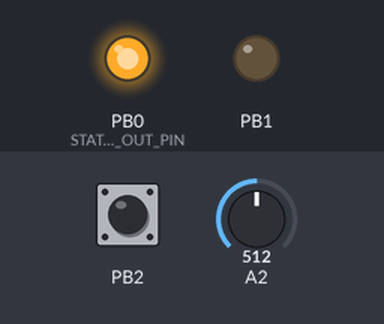
Recording of a sketch running on a simulated ATtiny85, built with avr-gcc and run on an emulated ATtiny85. On the bench: output pins drawn as LEDs (lit = HIGH). Dashed ring = blinking. The test bench sets the inputs (shaded band); at power-on: PB2 HIGH, A2 = 512.

Above: at 1.2 s.
1.3 s: PB2 pulled LOW for 0.15 s
At 3.7 s:
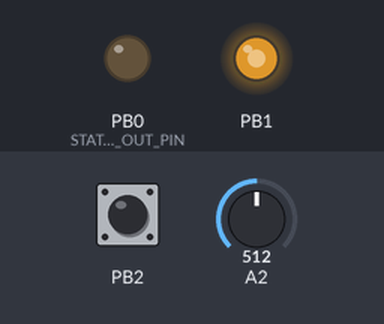
4.3 s: A2 set to 716
At 5.5 s:
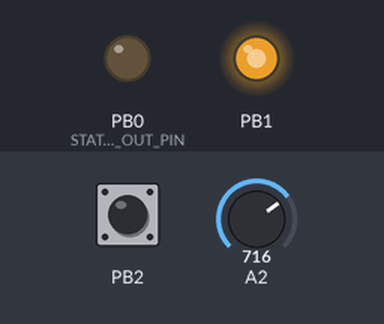
5.8 s: PB2 pulled LOW for 1 s
At 6.1 s:
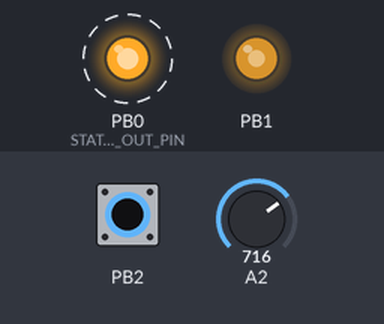
Timing chart, 0 to 8.8 s (numbered marks = the images above; inputs shaded):
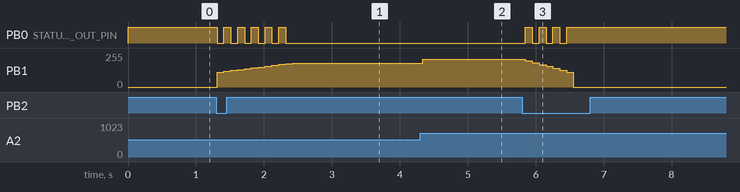

The sketch:

motor_controller_mosfet_soft_start.ino
```cpp
#include <avr/io.h>
#include <util/delay.h>
#include "io_util.h"

// --------------------
// CONFIGURABLE VALUES
//
// Voltages are always in [mV].
// Durations are always in [ms].
// --------------------

const millivolt_t MOTOR_MAX_VOLTAGE           = 6000;   // [mV]
const millivolt_t MOTOR_LOW_THRESHOLD_VOLTAGE = 2500;   // [mV] // below this voltage, the motor will not rotate

// Motor soft start and stop:
const millivolt_t MOTOR_START_DURATION = 2000;  // [ms] duration from full stop to full throttle
const millivolt_t MOTOR_STOP_DURATION = 1000;   // [ms] duration from full throttle to full stop

// --------------------
// DO NOT TOUCH THE VALUES OF THE FOLLOWING CONSTANTS
// --------------------

#if defined(__AVR_ATmega328P__)
  //#define VERBOSE
  const pin_t MODE_SWITCH_IN_PIN = 2;     // PD2 – digital in
  const pin_t POTENTIOMETER_IN_PIN = A0;  // analog in, motor power demand

  const pin_t MOTOR_OUT_PIN = 3;          // PD3 - PWM @ native frequency
  const pin_t STATUS_LED_OUT_PIN = 4;     // PD4 - digital out; is on when motor is off, blinks while transitioning

#elif defined(__AVR_ATtiny85__)
  const pin_t MODE_SWITCH_IN_PIN = PB2;
  const pin_t POTENTIOMETER_IN_PIN = PB4; // analog in, motor power demand

  const pin_t MOTOR_OUT_PIN = PB1;        // PWM @ 25 kHz
  const pin_t STATUS_LED_OUT_PIN = PB0;   // digital out; is on when motor is off, blinks while transitioning
#endif

//
// CONTROLLER STATES
//

typedef enum {MOTOR_OFF, MOTOR_STARTING, MOTOR_ON, MOTOR_STOPPING} MotorState;

MotorState motorState = MOTOR_OFF;

// Control cycle: output values are set only once per cycle
const uint32_t CONTROL_CYCLE_DURATION = 100; // [ms]


//
// ANALOG IN
//
const uint16_t ANALOG_IN_MIN = 0;     // Arduino constant
#if defined(__AVR_ATmega328P__)
  const uint16_t ANALOG_IN_MAX = 1023;  // Arduino constant

#elif defined(__AVR_ATtiny85__)
  const uint16_t ANALOG_IN_MAX = 255;  // Arduino constant
  uint16_t lastAnalogInValue = 0;
#endif

//
// ANALOG OUT
//
#if defined(__AVR_ATmega328P__)
  const uint8_t ANALOG_OUT_MIN = 0;        // Arduino constant
  const uint8_t ANALOG_OUT_MAX = 255;      // PWM control

#elif defined(__AVR_ATtiny85__)
// PWM frequency = 1 MHz / 1 / 200 = 5 kHz
  const uint8_t TIMER1_PRESCALER = 1;     // divide by 1
  const uint8_t TIMER1_CTC_COUNT_TO = 200;    // count to 255

  const uint8_t ANALOG_OUT_MIN = 0;                 // Arduino constant
  const uint8_t ANALOG_OUT_MAX = TIMER1_CTC_COUNT_TO;   // PWM control
#endif

const uint8_t MOTOR_OUT_LOW_THRESHOLD = (uint32_t) ANALOG_OUT_MAX * MOTOR_LOW_THRESHOLD_VOLTAGE /  MOTOR_MAX_VOLTAGE;

// Motor soft start and soft stop:
const uint16_t MOTOR_START_INCREMENT = (ANALOG_OUT_MAX - MOTOR_OUT_LOW_THRESHOLD) * CONTROL_CYCLE_DURATION / MOTOR_START_DURATION;
const uint16_t MOTOR_STOP_INCREMENT = (ANALOG_OUT_MAX - MOTOR_OUT_LOW_THRESHOLD) * CONTROL_CYCLE_DURATION / MOTOR_STOP_DURATION;

const uint16_t MOTOR_DUTY_VALUE_MIN_CHANGE = 5; // manual potentiometer changes are considered only if delta to current value >= this value

uint8_t motorTargetDutyValue = ANALOG_OUT_MIN; // potentiometer value read from input pin
uint8_t motorPreviousTargetDutyValue = ANALOG_OUT_MIN;
uint8_t motorActualDutyValue = ANALOG_OUT_MIN; // value actually set on output pin
uint32_t transitionBeginTime = 0;
uint8_t transitioningDutyValue = ANALOG_OUT_MIN; // incremented in discrete steps until motor is at its target speed or its low end

//
// DIGITAL IN
//

// "Debounce" Mode-switch button:
uint32_t lastMotorStateChangeTime = 0;
const uint32_t MIN_CONTROLLER_STATE_PERSISTENCE = 1000; // milliseconds

//
// DIGITAL OUT
//
boolean statusLEDState = LOW;

//
// SETUP
//
void setup() {
  configInputWithPullup(MODE_SWITCH_IN_PIN);
  configInput(POTENTIOMETER_IN_PIN);

  configOutput(STATUS_LED_OUT_PIN);
  configOutput(MOTOR_OUT_PIN);

  configInt0Interrupt(); // triggered by PD2 (mode switch)
  configAnalogDigitalConversion0();
  sei();
  configPWM1();

  #ifdef VERBOSE
    // Setup Serial Monitor
    Serial.begin(9600);

    Serial.print("Motor out low threshold: ");
    Serial.println(MOTOR_OUT_LOW_THRESHOLD);
  #endif

  setMotorDutyValue(ANALOG_OUT_MIN);
  setStatusLED(HIGH);
}

//
// LOOP
//
void loop() {
  if (motorTargetDutyValueChanged()) {
    handleTargetDutyValueChange(motorTargetDutyValue);
  }

  if (motorState == MOTOR_STARTING || motorState == MOTOR_STOPPING) {
    handleModeTransition(motorTargetDutyValue);
  }

  _delay_ms(CONTROL_CYCLE_DURATION);
}

//
// Mode Switch pressed
//
void handleInputPressed(uint32_t now) {
  if (now - lastMotorStateChangeTime < MIN_CONTROLLER_STATE_PERSISTENCE) {
    #ifdef VERBOSE
      Serial.println("Mode Switch pressed - ignored");
    #endif
    return;
  }

  #ifdef VERBOSE
    Serial.println("Mode Switch pressed");
  #endif

  switch(motorState) {
    case MOTOR_OFF:
    case MOTOR_STOPPING:
      motorState = MOTOR_STARTING;
      transitioningDutyValue = MOTOR_OUT_LOW_THRESHOLD;
      #ifdef VERBOSE
        Serial.println("STARTING ...");
      #endif
      break;

    case MOTOR_ON:
    case MOTOR_STARTING:
      motorState = MOTOR_STOPPING;
      transitioningDutyValue = motorActualDutyValue;
      #ifdef VERBOSE
        Serial.println("STOPPING ...");
      #endif
      break;

    default:
      break;
  }
  lastMotorStateChangeTime = now;
  transitionBeginTime = now;
}

//
// Target value modified via potentiometer
//
bool motorTargetDutyValueChanged() {
  uint16_t potValue = readPotentiometer();
  uint8_t value = map(potValue, ANALOG_IN_MIN, ANALOG_IN_MAX, MOTOR_OUT_LOW_THRESHOLD , ANALOG_OUT_MAX); // Map the potentiometer value
  // Only act if target value moves by at least the min. change amount:
  if (abs((short int) value - (short int) motorPreviousTargetDutyValue) >= MOTOR_DUTY_VALUE_MIN_CHANGE) {
    // with this rule, we may never get to the extremes, MOTOR_OUT_LOW_THRESHOLD and ANALOG_OUT_MAX --> additional rules below
    motorTargetDutyValue = value;
    motorPreviousTargetDutyValue = value;
    return true;
  } else if (value < MOTOR_OUT_LOW_THRESHOLD + MOTOR_DUTY_VALUE_MIN_CHANGE) {
    motorTargetDutyValue = MOTOR_OUT_LOW_THRESHOLD;
    motorPreviousTargetDutyValue = MOTOR_OUT_LOW_THRESHOLD;
    return true;
  } else if (value > ANALOG_OUT_MAX - MOTOR_DUTY_VALUE_MIN_CHANGE) {
    motorTargetDutyValue = ANALOG_OUT_MAX;
    motorPreviousTargetDutyValue = ANALOG_OUT_MAX;
    return true;
  }
  return false;
}

void handleTargetDutyValueChange(uint8_t newTargetDutyValue) {
    if (motorState == MOTOR_ON) {
      setMotorDutyValue(newTargetDutyValue);
    }
    #ifdef VERBOSE
      Serial.print("New Duty Value: ");
      Serial.println(newTargetDutyValue);
    #endif
}

//
// State controller
//
void handleModeTransition(uint8_t targetDutyValue) {
  switch (motorState) {
    case MOTOR_STARTING:
      // ensure we don't overrun the max value of uint8_t:
      if ((short int) transitioningDutyValue + (short int) MOTOR_START_INCREMENT <= (short int) targetDutyValue) {
        transitioningDutyValue += MOTOR_START_INCREMENT;
      } else {
        transitioningDutyValue = targetDutyValue;
      }
      setMotorDutyValue(transitioningDutyValue);
      invertStatusLED();
      #ifdef VERBOSE
        Serial.print("Starting: ");
        Serial.println(transitioningDutyValue);
      #endif

      if (transitioningDutyValue == targetDutyValue) {
        motorState = MOTOR_ON;
        transitionBeginTime = 0;
        transitioningDutyValue = ANALOG_OUT_MIN;
        setStatusLED(LOW);
        #ifdef VERBOSE
          Serial.println("MOTOR ON.");
        #endif
      }
      break;

    case MOTOR_STOPPING:
      // ensure transitioningDutyValue will not become < 0 (is an uint8_t!)
      if ((short int) transitioningDutyValue - (short int) MOTOR_STOP_INCREMENT > (short int) MOTOR_OUT_LOW_THRESHOLD) {
        transitioningDutyValue -= MOTOR_STOP_INCREMENT;
      } else {
        // new value is below MOTOR_OUT_LOW_THRESHOLD --> turn motor off completely:
        transitioningDutyValue = ANALOG_OUT_MIN;
      }
      setMotorDutyValue(transitioningDutyValue);
      invertStatusLED();
      #ifdef VERBOSE
        Serial.print("Stopping: ");
        Serial.println(transitioningDutyValue);
      #endif

      if (transitioningDutyValue == ANALOG_OUT_MIN) {
        motorState = MOTOR_OFF;
        transitionBeginTime = 0;
        transitioningDutyValue = ANALOG_OUT_MIN;
        setStatusLED(HIGH);
        #ifdef VERBOSE
          Serial.println("MOTOR OFF");
        #endif
      }
      break;

    default:
      break;
  }
}

//
// Utility Routines
//
void setMotorDutyValue(uint8_t value) {
  motorActualDutyValue = value;
  #if defined(__AVR_ATmega328P__)
    analogWrite(MOTOR_OUT_PIN, value); // Send PWM signal

  #elif defined(__AVR_ATtiny85__)
    OCR1A = value;
  #endif
}

void setStatusLED(boolean value) {
  statusLEDState = value;
  digitalWrite(STATUS_LED_OUT_PIN, value);
}

void invertStatusLED() {
  setStatusLED(statusLEDState == HIGH ? LOW : HIGH);
}

uint16_t readPotentiometer() {
  #if defined(__AVR_ATmega328P__)
    return analogRead(POTENTIOMETER_IN_PIN);

  #elif defined(__AVR_ATtiny85__)
    ADCSRA|=(1<<ADSC);                     // Start ADC conversion
    loop_until_bit_is_clear(ADCSRA, ADSC); // Wait until done
    uint16_t adcValue = ADCH;              // read left-adjusted 8 bits --> 0…255
    return adcValue;
  #endif
}

void configInt0Interrupt() {
  #ifdef __AVR_ATmega328P__
    EIMSK |= (1<<INT0);      // Enable INT0 (external interrupt)
    EICRA |= (1<<ISC01);     // Configure as falling edge (pull-up resistor!)

  #elif defined(__AVR_ATtiny85__)
    GIMSK |= (1<<INT0);      // Enable INT0 (external interrupt)
    MCUCR |= (1<<ISC01);     // Configure as falling edge (pull-up resistor!)
  #endif
}

ISR (INT0_vect) {       // Interrupt service routine for INT0 on PB2
  uint32_t now = millis();
  handleInputPressed(now);
}

void configAnalogDigitalConversion0() {
  #if defined(__AVR_ATmega328P__)
    // nothing --> analogRead

  #elif defined(__AVR_ATtiny85__)
    // | REFS1 | REFS0 | ADLAR | REFS2 | MUX[3:0] |
    // |  1    |  1    |  1    |  1    |  4       | ->  #bits

    // Clear all MUX bits:
    // REFS[0:2] = 000: reference voltage == VCC
    // ADLAR = 0 -->  Right-adjust
    // MUX = 0000 --> ADC0 (PB5)
    ADMUX = B00000000;

    // Set Left-Adjust Result -> read only the 8 bits from ADCH, do not read ADCL
    ADMUX |= (1<<ADLAR);

    // Set PB4:
    ADMUX |= (1<<MUX1);

    // Prescaler wants to run at 50..200 KHz
    // Based on INTERNAL CLK 1 MHz --> prescale factor 8 --> 125 KHz

    ADCSRA |= (1<<ADPS1) | (1<<ADPS0);     // ADC clock prescaler /8 */
    ADCSRA |= (1<<ADEN);                   // enable ADC */
  #endif
}

void configPWM1() {
  #if defined(__AVR_ATmega328P__)
    // nothing --> use analogWrite as is
    // No specific PWM frequency

  #elif defined(__AVR_ATtiny85__)
    // Configure Timer/Counter1 Control Register 1 (TCR1)
    // | CTC1 | PWM1A | COM1A | CS |
    // |  1   |  1    |  2    | 4  |  ->  #bits
    //
    // CTC1 - Clear Timer/Counter on Compare Match: When set (==1), TCC1 is reset to $00 in the CPU clock cycle after a compare match with OCR1C register value.
    // PWM1A - Pulse Width Modulator A Enable: When set (==1), enables PWM mode based on comparator OCR1A in TC1 and the counter value is reset to $00 in the CPU clock cycle after a compare match with OCR1C register value.
    // COM1A - Comparator A Output Mode: determines output-pin action following a compare match with compare register A (OCR1A) in TC1
    // CS - Clock Select Bits: defines the prescaling factor of TC1

    // Clear all TCCR1 bits:
    TCCR1 &= B00000000;      // Clear

    // Clear Timer/Counter on Compare Match (CTC): count from 0, 1, 2 .. OCR1C, 0, 1, 2 .. ORC1C, etc
    TCCR1 |= (1<<CTC1);

    // Enable PWM A based on OCR1A
    TCCR1 |= (1<<PWM1A);

    // On Compare Match with OCR1A (counter == OCR1A): Clear the output line (-> LOW), set on $00
    TCCR1 |= (1<<COM1A1);

    // Configure PWM frequency:
    TCCR1 |= TIMER1_PRESCALER;  // Prescale factor
    OCR1C = TIMER1_CTC_COUNT_TO;    // Count 0,1,2..compare-match,0,1,2..compare-match, etc

    // Determines Duty Cycle: OCR1A / OCR1C e.g. value of 50 / 200 --> 25%,  value of 50 --> 0%
    OCR1A = 0;
  #endif
}
```

io_util.cpp
```cpp
#include <avr/delay.h>
#include "io_util.h"

void configInput(pin_t pin) {
  pinMode(pin, INPUT);
}

void configInputWithPullup(pin_t pin) {
  pinMode(pin, INPUT);
  digitalWrite(pin, HIGH);              // Activate pull-up resistor on pin (input)
}

void configOutput(pin_t pin) {
  pinMode(pin, OUTPUT);
}

void turnOnLED(pin_t pin, duration32_ms_t duration) {
  digitalWrite(pin, HIGH);
  _delay_ms(duration);
  digitalWrite(pin, LOW);
}

void flashLED(pin_t pin, uint8_t times) {
  for (uint8_t i = 0; i < times; i++) {
    digitalWrite(pin, HIGH);
    _delay_ms(100);
    digitalWrite(pin, LOW);
    _delay_ms(100);
  }
}

static inline void debounceSwitch() {
  delay(SWITCH_DEBOUNCE_WAIT_MS);
}
```

io_util.h
```cpp
#ifndef IO_UTIL_H_INCLUDED
  #define IO_UTIL_H_INCLUDED

  #include <Arduino.h>

  typedef uint8_t pin_t;

  typedef uint16_t time16_ms_t;
  typedef uint32_t time32_ms_t;
  typedef uint16_t time16_s_t;

  typedef int16_t duration16_ms_t;
  typedef int32_t duration32_ms_t;

  typedef uint16_t millivolt_t;

  const duration16_ms_t SWITCH_DEBOUNCE_WAIT_MS = 10;

  void configInput(pin_t pin);

  void configInputWithPullup(pin_t pin);

  void configOutput(pin_t pin);

  void turnOnLED(pin_t pin, duration32_ms_t duration);

  void flashLED(pin_t pin, uint8_t times);

  void debounceSwitch();

#endif
```

Measured:
- after the input at 1.3 s, PB0 (STATUS_LED_OUT_PIN): alternates HIGH for 0.10 s and LOW for 0.10 s, 11 changes in all, then stays LOW, starting at once; PB1: moves from 0/255 to 180/255 over 1.1 s, starting at once
- after the input at 4.3 s, PB1: 180/255 → 210/255 at once
- after the input at 5.8 s, PB0 (STATUS_LED_OUT_PIN): alternates HIGH for 0.10 s and LOW for 0.10 s, 7 changes in all, then stays HIGH, starting after 0.05 s; PB1: moves from 210/255 to 0/255 over 0.71 s, starting after 0.05 s
